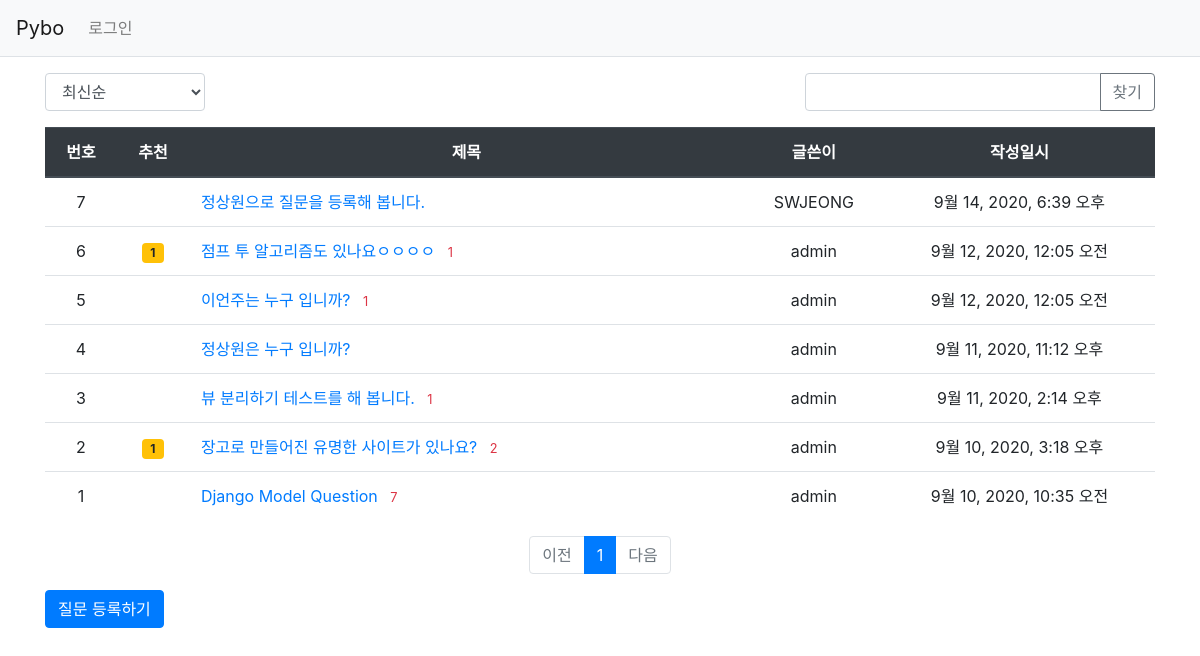
Screenshot of /pybo/ with the database file from the repository.
### pybo/models.py (models this page shows, shortened)
class Question(models.Model):
    author = models.ForeignKey(User, on_delete=models.CASCADE, related_name='author_question')
    modify_date = models.DateTimeField(null=True, blank=True)
    subject = models.CharField(max_length=200)
    content = models.TextField()
    create_date = models.DateTimeField()
    voter = models.ManyToManyField(User, related_name='voter_question')

### pybo/views/base_views.py (the view, shortened to what this page needs)
# urls.py: path('', base_views.index, name='index'),  # '/' 에 해당되는 path
def index(request):
    page = request.GET.get('page', '1')  # 페이지
    kw = request.GET.get('kw', '')  # 검색어
    so = request.GET.get('so', 'recent')  # 정렬기준
    if so == 'recommend':
        question_list = Question.objects.annotate(num_voter=Count('voter')).order_by('-num_voter', '-create_date')
    elif so == 'popular':
        question_list = Question.objects.annotate(num_answer=Count('answer')).order_by('-num_answer', '-create_date')
    else:  # recent
        question_list = Question.objects.order_by('-create_date')
    question_list = Question.objects.order_by('-create_date')
    paginator = Paginator(question_list, 10)  # 페이지당 10개씩 보여주기
    page_obj = paginator.get_page(page)
    context = {'question_list': page_obj, 'page': page, 'kw': kw, 'so': so}  # page, kw, so가 추가되었다.
    return render(request, 'pybo/question_list.html', context)

### pybo/templatetags/pybo_filter.py (called while the page is built)
@register.filter
def sub(value, arg):
    return value - arg

### templates/pybo/question_list.html (shortened to what this page needs)
{% extends 'base.html' %}
{% load pybo_filter %}
{% block content %}
<div class="container my-3">
    <div class="row justify-content-between my-3">
        <div class="col-2">
            <select class="form-control so">
                <option value="recent" {% if so == 'recent' %}selected{% endif %}>최신순</option>
            </select>
        </div>
        <div class="col-4 input-group">
            <input type="text" class="form-control kw" value="{{ kw|default_if_none:'' }}">
            <div class="input-group-append">
                <button class="btn btn-outline-secondary" type="button" id="btn_search">찾기</button>
            </div>
        </div>
    </div>
    <table class="table">
        <thead>
        <tr class="text-center thead-dark">
            <th>번호</th>
            <th>추천</th>
            <th style="width:50%">제목</th>
            <th>글쓴이</th>
            <th>작성일시</th>
        </tr>
        </thead>
        <tbody>
        {% if question_list %}
        {% for question in question_list %}
        <tr class="text-center">
            <td>
                {{ question_list.paginator.count|sub:question_list.start_index|sub:forloop.counter0|add:1 }}
            </td>
            <td>
                {% if question.voter.all.count > 0 %}
                <span class="badge badge-warning px-2 py-1">{{ question.voter.all.count }}</span>
                {% endif %}
            </td>
            <td class="text-left">
                <a href="{% url 'pybo:detail' question.id %}">{{ question.subject }}</a>
                {% if question.answer_set.count > 0 %}
                <span class="text-danger small ml-2">{{ question.answer_set.count }}</span>
                {% endif %}
            </td>
            <td>{{ question.author.username }}</td>
            <td>{{ question.create_date }}</td>
        </tr>
        {% endfor %}
        {% else %}
        <tr>
            <td colspan="3">질문이 없습니다.</td>
        </tr>
        {% endif %}
        </tbody>
    </table>
    <ul class="pagination justify-content-center">
        {% if question_list.has_previous %}
        <li class="page-item">
            <a class="page-link" data-page="{{ question_list.previous_page_number }}" href="#">이전</a>
        </li>
        {% else %}
        <li class="page-item disabled">
            <a class="page-link" tabindex="-1" aria-disabled="true" href="#">이전</a>
        </li>
        {% endif %}
        {% for page_number in question_list.paginator.page_range %}
        {% if page_number >= question_list.number|add:-5 and page_number <= question_list.number|add:5 %}
            {% if page_number == question_list.number %}
            <li class="page-item active" aria-current="page">
                <a class="page-link" data-page="{{ page_number }}" href="#">{{ page_number }}</a>
            </li>
            {% endif %}
        {% endif %}
        {% endfor %}
        {% if question_list.has_next %}
        <li class="page-item">
            <a class="page-link" data-page="{{ question_list.next_page_number }}" href="#">다음</a>
        </li>
        {% else %}
        <li class="page-item disabled">
            <a class="page-link" tabindex="-1" aria-disabled="true" href="#">다음</a>
        </li>
        {% endif %}
    </ul>
    <a href="{% url 'pybo:question_create' %}" class="btn btn-primary">질문 등록하기</a>
</div>
{% endblock %}

### templates/base.html (shortened to what this page needs)
{% load static %}
<!doctype html>
<html lang="ko">
<head>
    <link rel="stylesheet" type="text/css" href="{% static 'bootstrap.min.css' %}">
    <link rel="stylesheet" type="text/css" href="{% static 'style.css' %}">
</head>
<body>
{% include "navbar.html" %}
{% block content %}
{% endblock %}
</body>
</html>

### templates/navbar.html (shortened to what this page needs)
<nav class="navbar navbar-expand-lg navbar-light bg-light border-bottom">
    <a class="navbar-brand" href="{% url 'pybo:index' %}">Pybo</a>
    <div class="collapse navbar-collapse flex-grow-0" id="navbarNav">
        <ul class="navbar-nav">
            <li class="nav-item ">
                {% if user.is_authenticated %}
                <a class="nav-link" href="{% url 'common:logout' %}">{{ user.username }} (로그아웃)</a>
                {% else %}
                <a class="nav-link" href="{% url 'common:login' %}">로그인</a>
                {% endif %}
            </li>
        </ul>
    </div>
</nav>

### rows the page displays
Question: paginator.count|sub "7", subject "정상원으로 질문을 등록해 봅니다.", author.username "SWJEONG", create_date "9월 14, 2020, 6:39 오후"
Question: paginator.count|sub "6", voter.all.count "1", subject "점프 투 알고리즘도 있나요ㅇㅇㅇㅇ", answer_set.count "1", author.username "admin", create_date "9월 12, 2020, 12:05 오전"
Question: paginator.count|sub "5", subject "이언주는 누구 입니까?", answer_set.count "1", author.username "admin", create_date "9월 12, 2020, 12:05 오전"
Question: paginator.count|sub "4", subject "정상원은 누구 입니까?", author.username "admin", create_date "9월 11, 2020, 11:12 오후"
Question: paginator.count|sub "3", subject "뷰 분리하기 테스트를 해 봅니다.", answer_set.count "1", author.username "admin", create_date "9월 11, 2020, 2:14 오후"
Question: paginator.count|sub "2", voter.all.count "1", subject "장고로 만들어진 유명한 사이트가 있나요?", answer_set.count "2", author.username "admin", create_date "9월 10, 2020, 3:18 오후"
Question: paginator.count|sub "1", subject "Django Model Question", answer_set.count "7", author.username "admin", create_date "9월 10, 2020, 10:35 오전"

### other values shown
{{ page_number }} "1"
